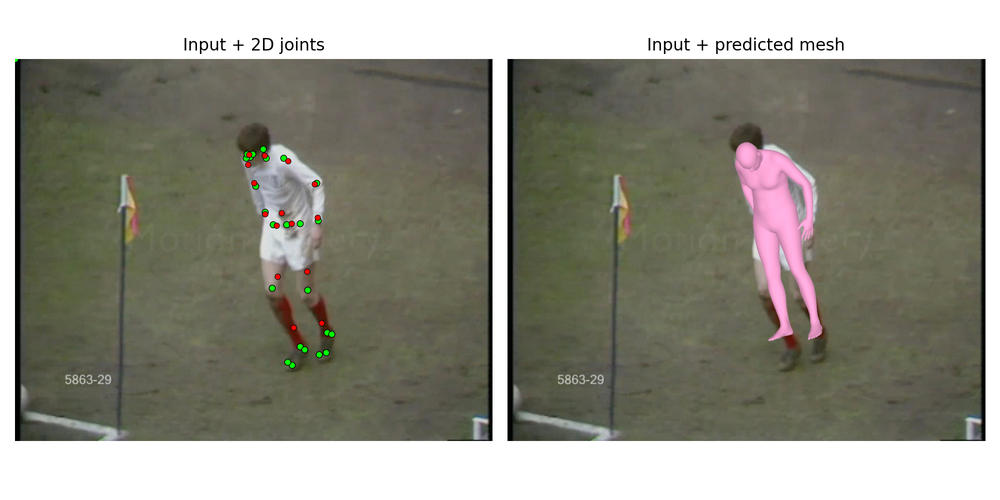
#> input picture example_1/smplify/000000/000000_viz.png, 1000 x 500 px, shrunk from 2000 x 1000 before the run, found by its file name; its folder holds only this picture in this run
$ python make_comparison.py
#> lines starting #> are read from the running program, lines starting #| are printed output that depends on the picture
import matplotlib.pyplot as plt
import matplotlib.image as mpimg
import os

fig, axes = plt.subplots(2, 4, figsize=(20, 10))
frames = [0, 5, 10, 18]

# Check what extracted frames look like
frame_dir = "results/example_1/hmr2/extracted_frames"
all_frames = sorted(os.listdir(frame_dir)) if os.path.exists(frame_dir) else []
print("Available HMR2 frames:", all_frames[:5])

smplify_dir = "results/example_1/smplify"
smplify_folders = sorted(os.listdir(smplify_dir)) if os.path.exists(smplify_dir) else []
print("Available SMPLify folders:", smplify_folders)

for col, f in enumerate(frames):
    # Row 0: SMPLify
    folder = f"{f:06d}"
    path = f"results/example_1/smplify/{folder}/{folder}_viz.png"
    if os.path.exists(path):
        axes[0, col].imshow(mpimg.imread(path))
        print(f"SMPLify frame {f}: found")
    else:
        axes[0, col].text(0.5, 0.5, f'Missing\n{path}', ha='center', va='center', fontsize=8)
        print(f"SMPLify frame {f}: MISSING at {path}")
    axes[0, col].set_title(f'SMPLify Frame {f}', fontsize=12)
    axes[0, col].axis('off')

    # Row 1: 4DHumans
    if f < len(all_frames):
        path2 = os.path.join(frame_dir, all_frames[f])
        axes[1, col].imshow(mpimg.imread(path2))
        print(f"4DHumans frame {f}: found at {path2}")
    else:
        axes[1, col].text(0.5, 0.5, 'Missing', ha='center', va='center')
        print(f"4DHumans frame {f}: MISSING")
    axes[1, col].set_title(f'4DHumans Frame {f}', fontsize=12)
    axes[1, col].axis('off')

plt.suptitle('SMPLify vs 4DHumans', fontsize=16, fontweight='bold')
plt.tight_layout()
os.makedirs('results', exist_ok=True)
plt.savefig('results/task4_1_comparison.png', dpi=150, bbox_inches='tight')
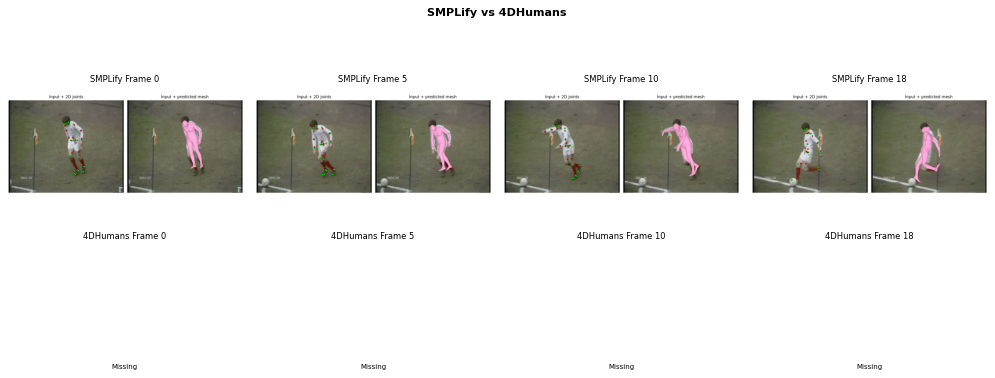
#> figure drawn by matplotlib, 4 panels
print("Saved: results/task4_1_comparison.png")
